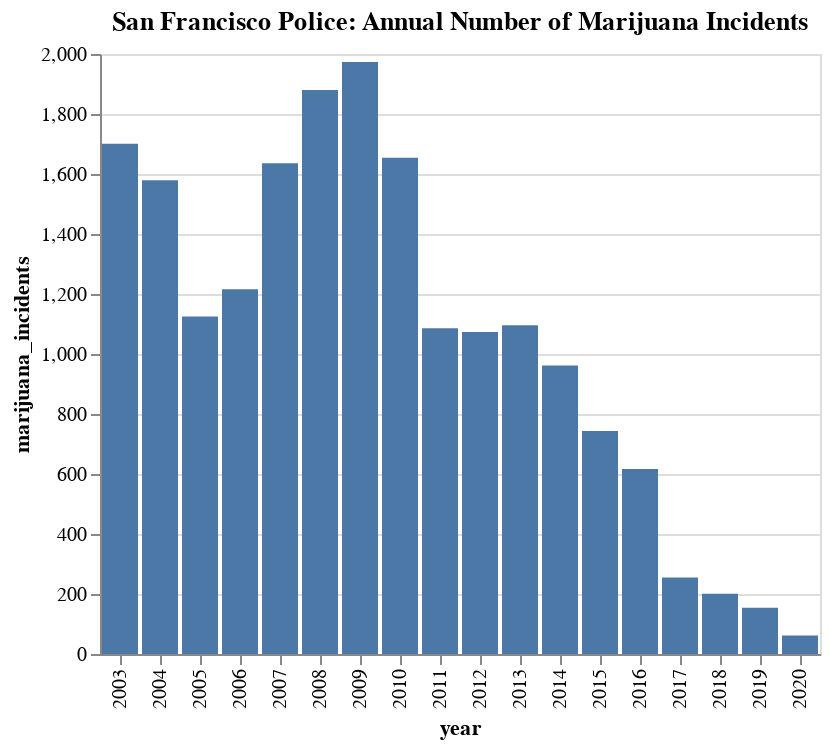

The cell this chart's notebook holds for it:
### Markdown cell above
### Time to visualize!

### Code cell
alt.Chart(annual_mari_incidents_final).mark_bar().encode(
    x='year:O',
    y='marijuana_incidents'
).properties(
    title='San Francisco Police: Annual Number of Marijuana Incidents'
)

### Figure 1 — Vega-Lite specification as saved in the notebook (floating-point values rounded to 4 significant figures)
{"config": {"view": {"continuousWidth": 400, "continuousHeight": 300}}, "data": {"name": "data-46284175b98349dad39248f5b6131eb2"}, "mark": "bar", "encoding": {"x": {"type": "ordinal", "field": "year"}, "y": {"type": "quantitative", "field": "marijuana_incidents"}}, "title": "San Francisco Police: Annual Number of Marijuana Incidents", "$schema": "https://vega.github.io/schema/vega-lite/v4.8.1.json", "datasets": {"data-46284175b98349dad39248f5b6131eb2": [{"year": 2003, "marijuana_incidents": 1701}, {"year": 2004, "marijuana_incidents": 1579}, {"year": 2005, "marijuana_incidents": 1125}, {"year": 2006, "marijuana_incidents": 1216}, {"year": 2007, "marijuana_incidents": 1636}, {"year": 2008, "marijuana_incidents": 1880}, {"year": 2009, "marijuana_incidents": 1973}, {"year": 2010, "marijuana_incidents": 1654}, {"year": 2011, "marijuana_incidents": 1086}, {"year": 2012, "marijuana_incidents": 1073}, {"year": 2013, "marijuana_incidents": 1096}, {"year": 2014, "marijuana_incidents": 962}, {"year": 2015, "marijuana_incidents": 743}, {"year": 2016, "marijuana_incidents": 617}, {"year": 2017, "marijuana_incidents": 255}, {"year": 2018, "marijuana_incidents": 201}, {"year": 2019, "marijuana_incidents": 154}, {"year": 2020, "marijuana_incidents": 62}]}}
